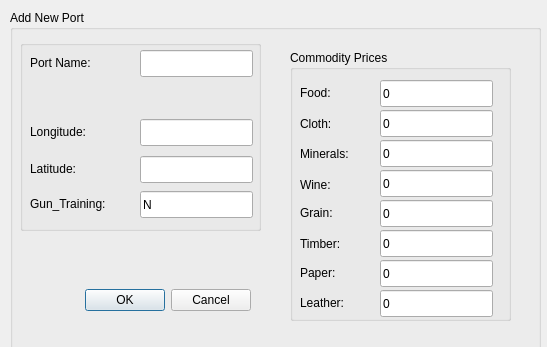
<?xml version="1.0" encoding="UTF-8"?>
<ui version="4.0">
 <class>NewPort</class>
 <widget class="QDialog" name="NewPort">
  <property name="geometry">
   <rect>
    <x>0</x>
    <y>0</y>
    <width>547</width>
    <height>347</height>
   </rect>
  </property>
  <property name="windowTitle">
   <string>Dialog</string>
  </property>
  <widget class="QGroupBox" name="gb_AddNewPort">
   <property name="geometry">
    <rect>
     <x>10</x>
     <y>10</y>
     <width>531</width>
     <height>351</height>
    </rect>
   </property>
   <property name="title">
    <string>Add New Port</string>
   </property>
   <widget class="QGroupBox" name="gb_Commodities">
    <property name="geometry">
     <rect>
      <x>280</x>
      <y>40</y>
      <width>221</width>
      <height>271</height>
     </rect>
    </property>
    <property name="title">
     <string>Commodity Prices</string>
    </property>
    <widget class="QLineEdit" name="le_Leather">
     <property name="geometry">
      <rect>
       <x>90</x>
       <y>240</y>
       <width>113</width>
       <height>27</height>
      </rect>
     </property>
     <property name="inputMethodHints">
      <set>Qt::ImhDigitsOnly</set>
     </property>
     <property name="text">
      <string>0</string>
     </property>
     <property name="readOnly">
      <bool>false</bool>
     </property>
    </widget>
    <widget class="QLineEdit" name="le_Wine">
     <property name="geometry">
      <rect>
       <x>90</x>
       <y>120</y>
       <width>113</width>
       <height>27</height>
      </rect>
     </property>
     <property name="inputMethodHints">
      <set>Qt::ImhDigitsOnly</set>
     </property>
     <property name="text">
      <string>0</string>
     </property>
     <property name="readOnly">
      <bool>false</bool>
     </property>
    </widget>
    <widget class="QLabel" name="l_Leather">
     <property name="geometry">
      <rect>
       <x>10</x>
       <y>244</y>
       <width>67</width>
       <height>17</height>
      </rect>
     </property>
     <property name="text">
      <string>Leather:</string>
     </property>
    </widget>
    <widget class="QLabel" name="l_Cloth">
     <property name="geometry">
      <rect>
       <x>10</x>
       <y>65</y>
       <width>67</width>
       <height>17</height>
      </rect>
     </property>
     <property name="text">
      <string>Cloth:</string>
     </property>
    </widget>
    <widget class="QLineEdit" name="le_Minerals">
     <property name="geometry">
      <rect>
       <x>90</x>
       <y>90</y>
       <width>113</width>
       <height>27</height>
      </rect>
     </property>
     <property name="inputMethodHints">
      <set>Qt::ImhDigitsOnly</set>
     </property>
     <property name="text">
      <string>0</string>
     </property>
     <property name="readOnly">
      <bool>false</bool>
     </property>
    </widget>
    <widget class="QLabel" name="l_Wine">
     <property name="geometry">
      <rect>
       <x>10</x>
       <y>126</y>
       <width>67</width>
       <height>17</height>
      </rect>
     </property>
     <property name="text">
      <string>Wine:</string>
     </property>
    </widget>
    <widget class="QLabel" name="l_Food">
     <property name="geometry">
      <rect>
       <x>10</x>
       <y>34</y>
       <width>67</width>
       <height>17</height>
      </rect>
     </property>
     <property name="text">
      <string>Food:</string>
     </property>
    </widget>
    <widget class="QLineEdit" name="le_Grain">
     <property name="geometry">
      <rect>
       <x>90</x>
       <y>150</y>
       <width>113</width>
       <height>27</height>
      </rect>
     </property>
     <property name="inputMethodHints">
      <set>Qt::ImhDigitsOnly</set>
     </property>
     <property name="text">
      <string>0</string>
     </property>
     <property name="readOnly">
      <bool>false</bool>
     </property>
    </widget>
    <widget class="QLabel" name="l_Minerals">
     <property name="geometry">
      <rect>
       <x>10</x>
       <y>95</y>
       <width>67</width>
       <height>17</height>
      </rect>
     </property>
     <property name="text">
      <string>Minerals:</string>
     </property>
    </widget>
    <widget class="QLineEdit" name="le_Timber">
     <property name="geometry">
      <rect>
       <x>90</x>
       <y>180</y>
       <width>113</width>
       <height>27</height>
      </rect>
     </property>
     <property name="inputMethodHints">
      <set>Qt::ImhDigitsOnly</set>
     </property>
     <property name="text">
      <string>0</string>
     </property>
     <property name="readOnly">
      <bool>false</bool>
     </property>
    </widget>
    <widget class="QLineEdit" name="le_Paper">
     <property name="geometry">
      <rect>
       <x>90</x>
       <y>210</y>
       <width>113</width>
       <height>27</height>
      </rect>
     </property>
     <property name="inputMethodHints">
      <set>Qt::ImhDigitsOnly</set>
     </property>
     <property name="text">
      <string>0</string>
     </property>
     <property name="readOnly">
      <bool>false</bool>
     </property>
    </widget>
    <widget class="QLineEdit" name="le_Food">
     <property name="enabled">
      <bool>true</bool>
     </property>
     <property name="geometry">
      <rect>
       <x>90</x>
       <y>30</y>
       <width>113</width>
       <height>27</height>
      </rect>
     </property>
     <property name="inputMethodHints">
      <set>Qt::ImhDigitsOnly</set>
     </property>
     <property name="text">
      <string>0</string>
     </property>
     <property name="readOnly">
      <bool>false</bool>
     </property>
    </widget>
    <widget class="QLabel" name="l_Grain">
     <property name="geometry">
      <rect>
       <x>10</x>
       <y>154</y>
       <width>67</width>
       <height>17</height>
      </rect>
     </property>
     <property name="text">
      <string>Grain:</string>
     </property>
    </widget>
    <widget class="QLabel" name="l_Timber">
     <property name="geometry">
      <rect>
       <x>10</x>
       <y>185</y>
       <width>67</width>
       <height>17</height>
      </rect>
     </property>
     <property name="text">
      <string>Timber:</string>
     </property>
    </widget>
    <widget class="QLabel" name="l_Paper">
     <property name="geometry">
      <rect>
       <x>10</x>
       <y>214</y>
       <width>67</width>
       <height>17</height>
      </rect>
     </property>
     <property name="text">
      <string>Paper:</string>
     </property>
    </widget>
    <widget class="QLineEdit" name="le_Cloth">
     <property name="geometry">
      <rect>
       <x>90</x>
       <y>60</y>
       <width>113</width>
       <height>27</height>
      </rect>
     </property>
     <property name="inputMethodHints">
      <set>Qt::ImhDigitsOnly</set>
     </property>
     <property name="text">
      <string>0</string>
     </property>
     <property name="readOnly">
      <bool>false</bool>
     </property>
    </widget>
   </widget>
   <widget class="QDialogButtonBox" name="buttonBox">
    <property name="geometry">
     <rect>
      <x>50</x>
      <y>275</y>
      <width>191</width>
      <height>30</height>
     </rect>
    </property>
    <property name="orientation">
     <enum>Qt::Horizontal</enum>
    </property>
    <property name="standardButtons">
     <set>QDialogButtonBox::Cancel|QDialogButtonBox::Ok</set>
    </property>
   </widget>
   <widget class="QGroupBox" name="groupBox">
    <property name="geometry">
     <rect>
      <x>10</x>
      <y>30</y>
      <width>241</width>
      <height>191</height>
     </rect>
    </property>
    <property name="title">
     <string/>
    </property>
    <widget class="QLineEdit" name="le_Gun_Training">
     <property name="geometry">
      <rect>
       <x>120</x>
       <y>151</y>
       <width>113</width>
       <height>27</height>
      </rect>
     </property>
     <property name="inputMethodHints">
      <set>Qt::ImhNone</set>
     </property>
     <property name="text">
      <string>N</string>
     </property>
     <property name="readOnly">
      <bool>false</bool>
     </property>
    </widget>
    <widget class="QLabel" name="l_Latitude">
     <property name="geometry">
      <rect>
       <x>10</x>
       <y>120</y>
       <width>67</width>
       <height>17</height>
      </rect>
     </property>
     <property name="text">
      <string>Latitude:</string>
     </property>
    </widget>
    <widget class="QLabel" name="l_Gun_Training">
     <property name="geometry">
      <rect>
       <x>10</x>
       <y>155</y>
       <width>101</width>
       <height>17</height>
      </rect>
     </property>
     <property name="text">
      <string>Gun_Training:</string>
     </property>
    </widget>
    <widget class="QLineEdit" name="le_Longitude">
     <property name="geometry">
      <rect>
       <x>120</x>
       <y>79</y>
       <width>113</width>
       <height>27</height>
      </rect>
     </property>
     <property name="readOnly">
      <bool>false</bool>
     </property>
    </widget>
    <widget class="QLabel" name="l_Longitutde">
     <property name="geometry">
      <rect>
       <x>10</x>
       <y>82</y>
       <width>81</width>
       <height>20</height>
      </rect>
     </property>
     <property name="text">
      <string>Longitude:</string>
     </property>
    </widget>
    <widget class="QLineEdit" name="le_Latitude">
     <property name="geometry">
      <rect>
       <x>120</x>
       <y>116</y>
       <width>113</width>
       <height>27</height>
      </rect>
     </property>
     <property name="readOnly">
      <bool>false</bool>
     </property>
    </widget>
    <widget class="QLineEdit" name="le_PortName">
     <property name="geometry">
      <rect>
       <x>120</x>
       <y>10</y>
       <width>113</width>
       <height>27</height>
      </rect>
     </property>
     <property name="readOnly">
      <bool>false</bool>
     </property>
    </widget>
    <widget class="QLabel" name="l_PortName">
     <property name="geometry">
      <rect>
       <x>10</x>
       <y>14</y>
       <width>80</width>
       <height>17</height>
      </rect>
     </property>
     <property name="text">
      <string>Port Name:</string>
     </property>
    </widget>
    <zorder>l_Latitude</zorder>
    <zorder>l_Gun_Training</zorder>
    <zorder>le_Longitude</zorder>
    <zorder>l_Longitutde</zorder>
    <zorder>le_Latitude</zorder>
    <zorder>le_PortName</zorder>
    <zorder>l_PortName</zorder>
    <zorder>le_Gun_Training</zorder>
   </widget>
   <zorder>gb_Commodities</zorder>
   <zorder>groupBox</zorder>
   <zorder>buttonBox</zorder>
  </widget>
 </widget>
 <tabstops>
  <tabstop>le_PortName</tabstop>
  <tabstop>le_Longitude</tabstop>
  <tabstop>le_Latitude</tabstop>
  <tabstop>le_Gun_Training</tabstop>
  <tabstop>le_Food</tabstop>
  <tabstop>le_Cloth</tabstop>
  <tabstop>le_Minerals</tabstop>
  <tabstop>le_Wine</tabstop>
  <tabstop>le_Grain</tabstop>
  <tabstop>le_Timber</tabstop>
  <tabstop>le_Paper</tabstop>
  <tabstop>le_Leather</tabstop>
 </tabstops>
 <resources/>
 <connections>
  <connection>
   <sender>buttonBox</sender>
   <signal>accepted()</signal>
   <receiver>NewPort</receiver>
   <slot>accept()</slot>
   <hints>
    <hint type="sourcelabel">
     <x>248</x>
     <y>254</y>
    </hint>
    <hint type="destinationlabel">
     <x>157</x>
     <y>274</y>
    </hint>
   </hints>
  </connection>
  <connection>
   <sender>buttonBox</sender>
   <signal>rejected()</signal>
   <receiver>NewPort</receiver>
   <slot>reject()</slot>
   <hints>
    <hint type="sourcelabel">
     <x>316</x>
     <y>260</y>
    </hint>
    <hint type="destinationlabel">
     <x>286</x>
     <y>274</y>
    </hint>
   </hints>
  </connection>
 </connections>
</ui>
